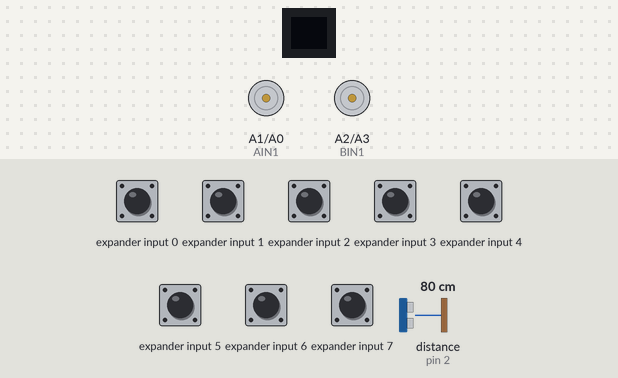
The sketch below on a simulated Arduino Uno, built with avr-gcc and run on an emulated ATmega328P. On the bench: 9×8 one-colour display, motor-driver pin pairs drawn as motors (green arrow = first pin HIGH = forward, orange = second pin HIGH = backward, longer = more drive, scaled by the enable pin). Wiring (inferred from the names in the program): PCF8574 port expander at I2C address 0x20. The test bench sets the inputs (shaded band); at power-on: expander input 0–7 HIGH, distance to the obstacle (sensor on pin 2) 80 cm. The echo pulse lasts 58.3 µs per cm; random numbers use the default seed unless the sketch sets one.

Above: at 0.8 s.
0.9 s: expander input 4 pulled LOW for 0.15 s
4.0 s: distance to the obstacle (sensor on pin 2) set to 88 cm
At 5.8 s:
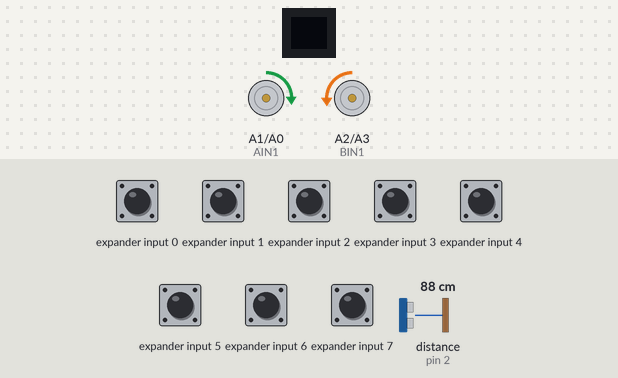
7.0 s: distance to the obstacle (sensor on pin 2) set to 2 cm
At 8.0 s:
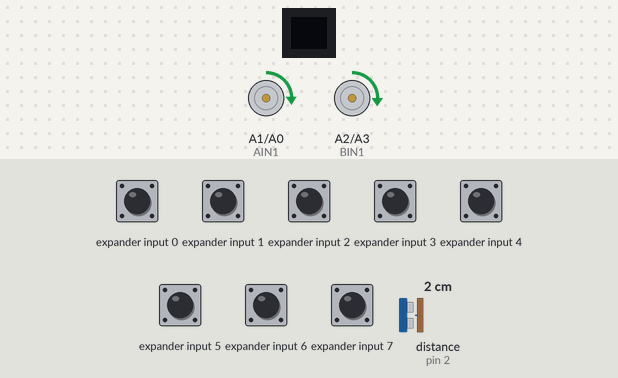
9.1 s: distance to the obstacle (sensor on pin 2) set to 120 cm
At 10.5 s:
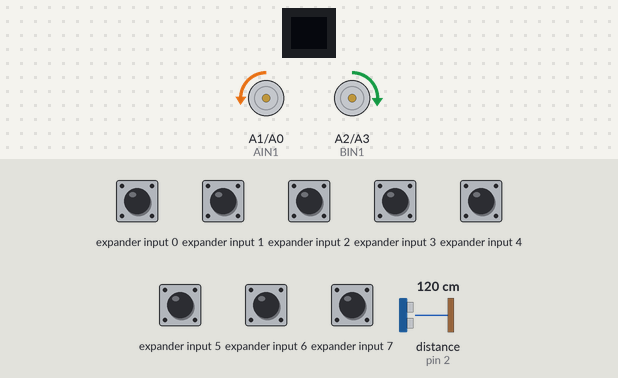
Timing chart, 0 to 13.1 s (numbered marks = the images above; inputs shaded):
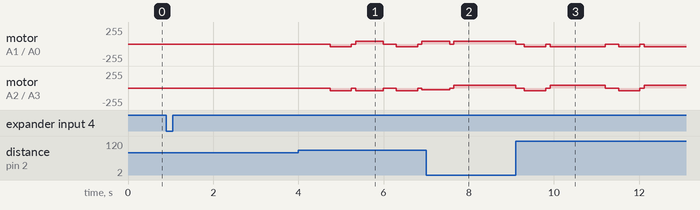

Measured:
- the behaviour switches between 82 and 83 cm on distance to the obstacle (sensor on pin 2) (found by bisection; images 0 and 1)
- after the input at 0.9 s, every drawn part: stays the same

The sketch:

edge-detection-robot.ino
```cpp
#include <Adafruit_GFX.h>
#include <Adafruit_SSD1306.h>
#include <Wire.h>

#define PWMA   5
#define PWMB   6
#define AIN2   A0
#define AIN1   A1
#define BIN1   A2
#define BIN2   A3

#define ECHO   2
#define TRIG   3

#define OLED_RESET 9
#define OLED_SA0   8

int Distance = 0;
int DistancesMean = 0;
int StepsOfCalibration = 10;
int DistanceFactor = 2;
int DistanceThreshold = 0;
int SpeedR = 43;
int SpeedL = 40;
unsigned long LastTime = 0;
unsigned int counter = 0;

int DistanceTest();
void Forward();
void Backward();
void Right();
void Left();
void Rotate180();
void RotateRandom();
void Stop();
void EdgeDetected();

Adafruit_SSD1306 oled(OLED_RESET, OLED_SA0);
void OledWriteDistance(int distance);

// PCF8547 gpio expander
void PCF8574Write(byte data);
byte PCF8574Read();
bool ButtonRead();

bool button;

int Distance_test()         // Measure the distance
{
  digitalWrite(TRIG, LOW);   // set trig pin low 2μs
  delayMicroseconds(2);
  digitalWrite(TRIG, HIGH);  // set trig pin 10μs , at last 10us
  delayMicroseconds(10);
  digitalWrite(TRIG, LOW);    // set trig pin low
  float Fdistance = pulseIn(ECHO, HIGH);  // Read echo pin high level time(us)
  Fdistance= Fdistance/58;       //Y m=（X s*344）/2
  // X s=（ 2*Y m）/344 ==》X s=0.0058*Y m ==》cm = us /58
  return (int)Fdistance;
}
void Forward()
{
  analogWrite(PWMA,SpeedL);
  analogWrite(PWMB,SpeedR);
  digitalWrite(AIN1,HIGH);
  digitalWrite(AIN2,LOW);
  digitalWrite(BIN1,HIGH);
  digitalWrite(BIN2,LOW);
}

void Backward()
{
  analogWrite(PWMA,SpeedL);
  analogWrite(PWMB,SpeedR);
  digitalWrite(AIN1,LOW);
  digitalWrite(AIN2,HIGH);
  digitalWrite(BIN1,LOW);
  digitalWrite(BIN2,HIGH);
}

void Right()
{
  analogWrite(PWMA,25);
  analogWrite(PWMB,27);
  digitalWrite(AIN1,LOW);
  digitalWrite(AIN2,HIGH);
  digitalWrite(BIN1,HIGH);
  digitalWrite(BIN2,LOW);
}

void Left()
{
  analogWrite(PWMA,25);
  analogWrite(PWMB,27);
  digitalWrite(AIN1,HIGH);
  digitalWrite(AIN2,LOW);
  digitalWrite(BIN1,LOW);
  digitalWrite(BIN2,HIGH);
}
void Rotate180()
{
  Right();
  delay(700);
  Stop();
  delay(100);
}
void RotateRandom()
{
  long randomNumber;
  randomNumber = random(1,4);
  if(randomNumber == 1)
  {
    Right();
    delay(650);
  }
  else if(randomNumber == 2)
  {
    Left();
    delay(650);
  }
  else if(randomNumber == 3)
  {
    Right();
    delay(1300);
  }
  else
  {
    Right();
    delay(1350);
  }

  Stop();
  delay(100);
}
void Stop()
{
  analogWrite(PWMA,0);
  analogWrite(PWMB,0);
  digitalWrite(AIN1,LOW);
  digitalWrite(AIN2,LOW);
  digitalWrite(BIN1,LOW);
  digitalWrite(BIN2,LOW);
}
void EdgeDetected()
{
  Stop();
    oled.clearDisplay();
    oled.setTextSize(2);
    oled.setTextColor(1);
    oled.setCursor(0,20);
    oled.println("EDGE!");
    oled.display();
  delay(200);
  Backward();
  delay(500);
  Stop();
  delay(100);
  RotateRandom();

  oled.clearDisplay();
  oled.setTextSize(2);
  oled.setTextColor(1);
  oled.setCursor(0,20);
  oled.println("RUNNING!");
  oled.display();
}


void OledWriteDistance(int distance)
{
  oled.clearDisplay();
  oled.setTextSize(3);
  oled.setTextColor(1);
  oled.setCursor(30,20);
  oled.println(distance);
  oled.display();
}

void PCF8574Write(byte data)
{
  Wire.beginTransmission(0x20);
  Wire.write(data);
  Wire.endTransmission();
}

byte PCF8574Read()
{
  int data = -1;
  Wire.requestFrom(0x20, 1);
  if(Wire.available()) {
    data = Wire.read();
  }
  return data;
}

bool ButtonRead()
{
  byte value = 0;
  bool pressed = false;

  PCF8574Write(0x1F | PCF8574Read());
  value = PCF8574Read() | 0xE0;

  if(value == 0xEF) pressed = true;

  return pressed;
}

void setup()
{
  pinMode(PWMA,   OUTPUT);
  pinMode(PWMB,  OUTPUT);
  pinMode(AIN1,   OUTPUT);
  pinMode(AIN2,   OUTPUT);
  pinMode(BIN1,  OUTPUT);
  pinMode(BIN2,  OUTPUT);

  pinMode(ECHO, INPUT);    // Define the ultrasonic echo input pin
  pinMode(TRIG, OUTPUT);   // Define the ultrasonic trigger input pin

  oled.begin(SSD1306_SWITCHCAPVCC, 0x3C);

  oled.clearDisplay();
  oled.setTextSize(2);
  oled.setTextColor(1);
  oled.setCursor(0,20);
  oled.println("Press center");
  oled.display();

  button = false;
  while(!button)
  {
    button = ButtonRead();
    delay(50);
  }
  oled.clearDisplay();
  oled.setTextSize(2);
  oled.setTextColor(1);
  oled.setCursor(0,20);
  oled.println("CALIBRATION!");
  oled.display();

  for(int i = 0; i < StepsOfCalibration; i++)
  {
    DistancesMean += Distance_test();
  }
  DistanceThreshold = (DistancesMean / StepsOfCalibration) + DistanceFactor;

  delay(3500);
  oled.clearDisplay();
  oled.setTextSize(2);
  oled.setTextColor(1);
  oled.setCursor(0,20);
  oled.println("RUNNING!");
  oled.display();
}

void loop()
{
      Distance = Distance_test();

        if(Distance > DistanceThreshold)
        {
          EdgeDetected();
        }
        else
        {
          Forward();
        }
}
```
